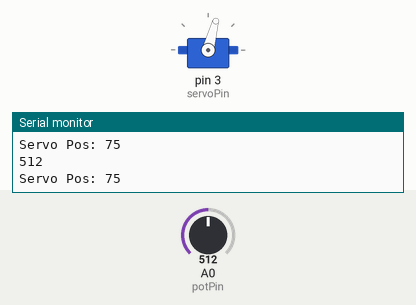
This sketch was run on a simulated Arduino Uno, built with avr-gcc and run on an emulated ATmega328P. On the bench: servo, the last lines printed to the serial monitor. The test bench sets the inputs (shaded band); at power-on: A0 (potPin) = 512.

Above: at 1.2 s.
1.3 s: A0 (potPin) set to 110
At 1.8 s:
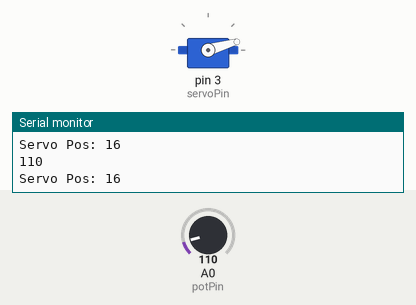
2.8 s: A0 (potPin) set to 92
At 4.0 s:
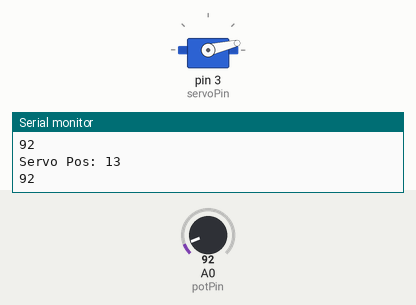
5.8 s: A0 (potPin) set to 306
At 6.4 s:
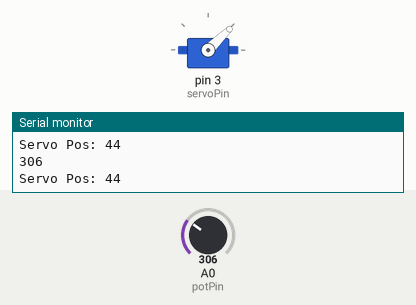
7.3 s: A0 (potPin) set to 716
At 8.5 s:
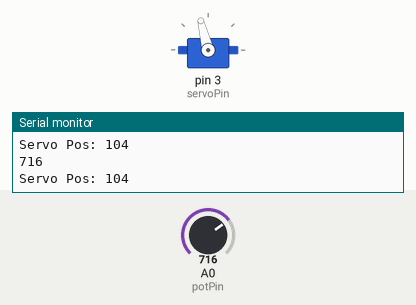
8.8 s: A0 (potPin) set to 986
At 10.0 s:
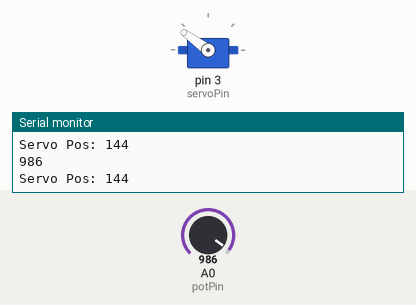
10.3 s: A0 (potPin) set to 1011
At 11.6 s:
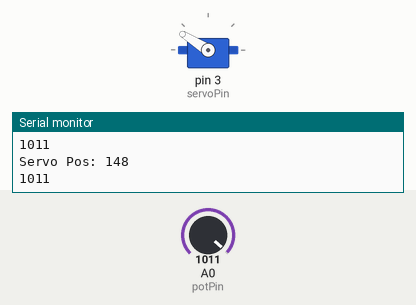
Timing chart, 0 to 13.3 s (numbered marks = the images above; inputs shaded):
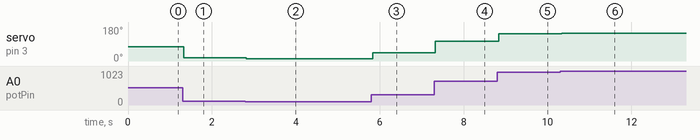

Measured:
- after the input at 1.3 s, servo on pin 3 (servoPin): 75° → 16° at once
- after the input at 2.8 s, servo on pin 3 (servoPin): 16° → 13° at once
- after the input at 5.8 s, servo on pin 3 (servoPin): 13° → 44° at once
- after the input at 7.3 s, servo on pin 3 (servoPin): 44° → 104° at once
- after the input at 8.8 s, servo on pin 3 (servoPin): 104° → 144° at once
- after the input at 10.3 s, servo on pin 3 (servoPin): 144° → 148° at once

The sketch:

pot_servo_test.ino
```cpp
#include<Servo.h>

int potPin = 0;
int servoPin = 3;
int servoPos = 0;
Servo myServo;
void setup() {
  // put your setup code here, to run once:
  pinMode(potPin, INPUT);
  myServo.attach(servoPin);
  Serial.begin(9600);
}

void loop() {
  // put your main code here, to run repeatedly:
  int potRead = analogRead(potPin);
  servoPos = 0.1466*potRead;
  Serial.println(potRead);
  Serial.print("Servo Pos: ");
  Serial.println(servoPos);
  myServo.write(servoPos);
}
```
